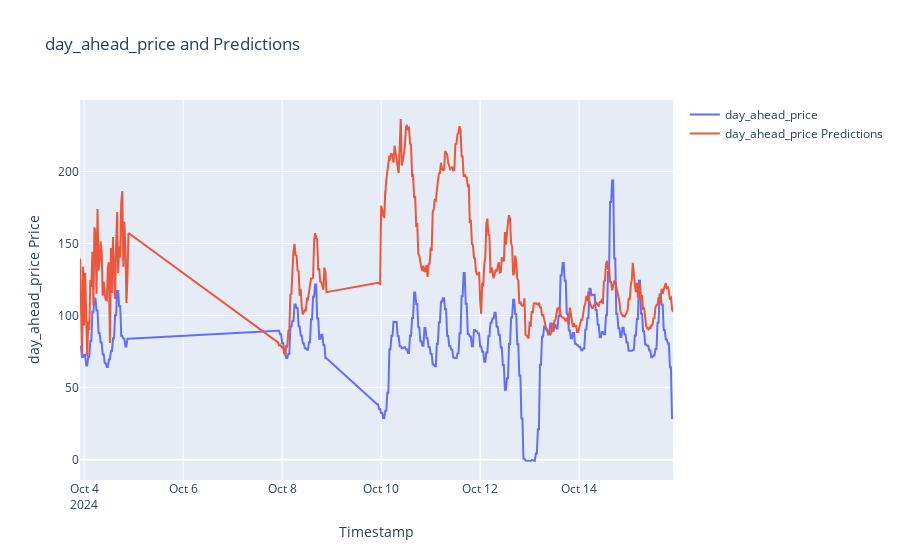

The cell this chart's notebook holds for it:
### Code cell
#plot imbalance price and predictions
fig = go.Figure()
fig.add_trace(go.Scatter(x=df_api_new_merged1["datetime"], y=df_api_new_merged1["day_ahead_price"], mode='lines', name='day_ahead_price'))
fig.add_trace(go.Scatter(x=df_api_new_merged1["datetime"], y=df_api_new_merged1["day_ahead_price_predictions"], mode='lines', name='day_ahead_price Predictions'))
fig.update_layout(title='day_ahead_price and Predictions', xaxis_title='Timestamp', yaxis_title='day_ahead_price Price')
fig.show()

### Figure 1 — Plotly figure (JSON) as saved in the notebook; plotly's stock layout.template omitted (floating-point values rounded to 4 significant figures; data arrays with more than 128 entries replaced by an {"elided": "..."} marker saying what was removed)
{"data": [{"mode": "lines", "name": "day_ahead_price", "type": "scatter", "x": {"elided": "388 str values"}, "y": {"elided": "388 float values"}}, {"mode": "lines", "name": "day_ahead_price Predictions", "type": "scatter", "x": {"elided": "388 str values"}, "y": {"elided": "388 float values"}}], "layout": {"title": {"text": "day_ahead_price and Predictions"}, "xaxis": {"title": {"text": "Timestamp"}}, "yaxis": {"title": {"text": "day_ahead_price Price"}}}}
